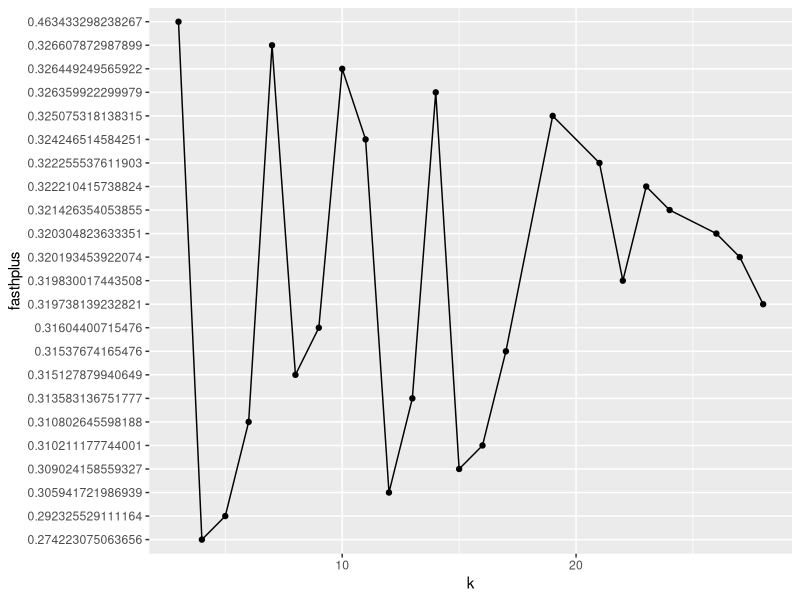
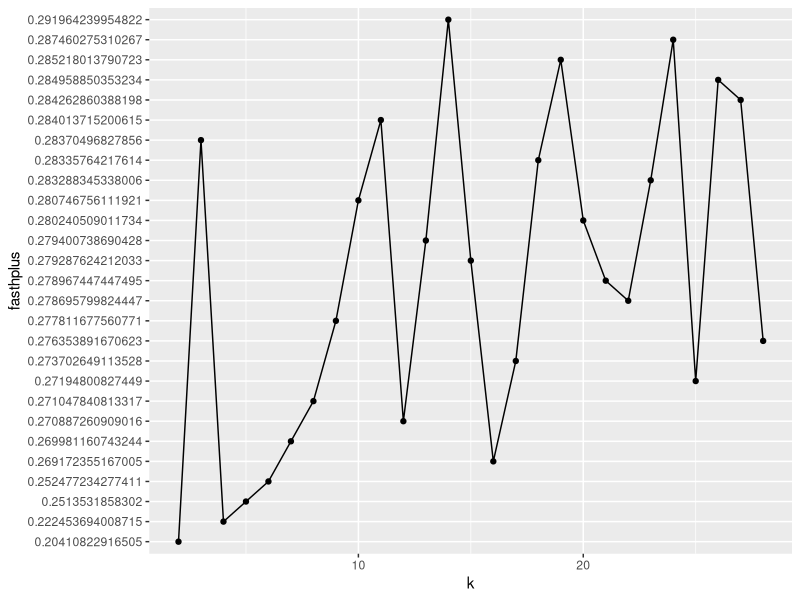
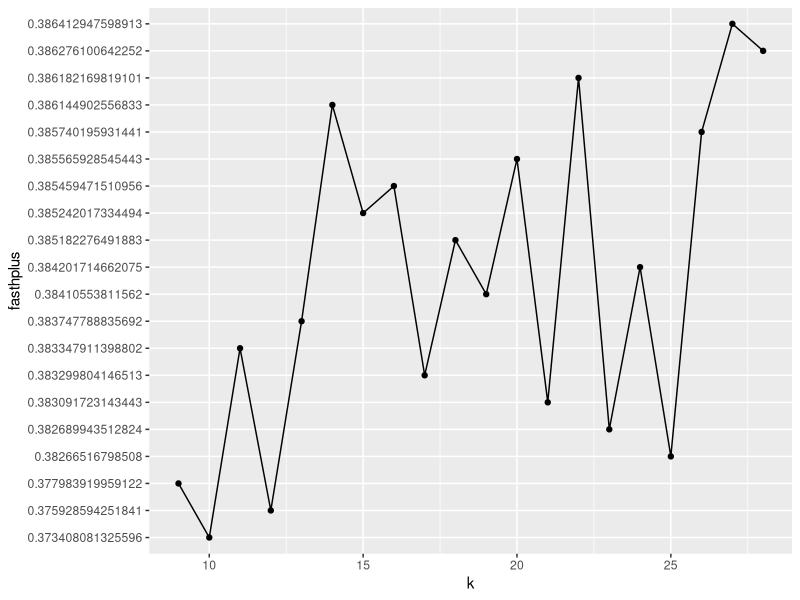
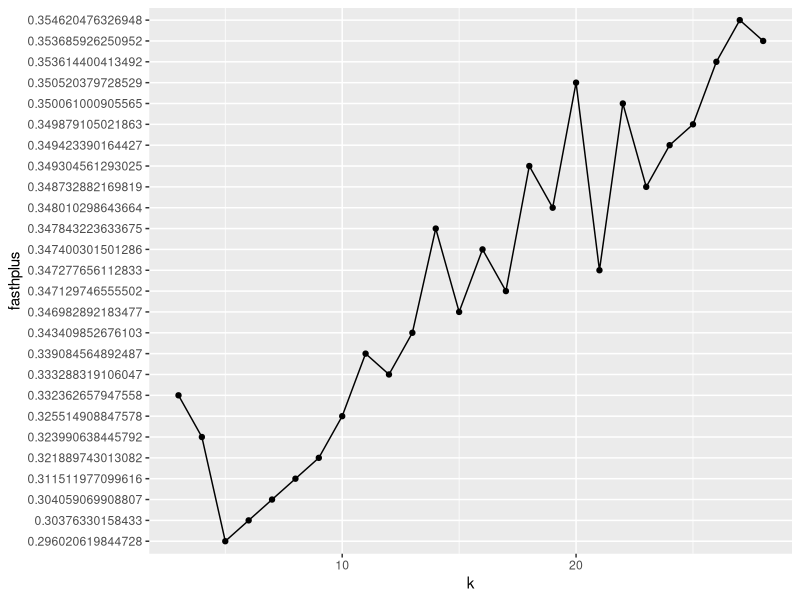

Recreate these plots in R, in order. (Note: this script raises an error after producing the figures.)
library(ggplot2)
library(dplyr)
library(here)

##locate and read in csv file
fhplus_data <- read.csv(
    here::here(
        "processed-data",
        "08_harmony_BayesSpace",
        "fasthplus_results.csv"
    ),
    sep = "\t",
    #data is tab delimited
)

head(fhplus_data)

#remove redundant lines
fhplus_data <- fhplus_data[fhplus_data$k != "k" , ]
#convert k to class integer so it's ordered in the plot
fhplus_data$k <- as.integer(fhplus_data$k)

type_list <- c('wholegenome', 'targeted')
spots_set_list <- c('grey_matter', 'all_spots')

##plot output directory
dir_plots <-
    here::here("plots", "08_harmony_BayesSpace", "fasthplus")
#dir.create(dir_plots)


##create line plots
for (t in type_list) {
    for (s in spots_set_list) {
        pdf(
            file = here::here(
                "plots",
                "08_harmony_BayesSpace",
                "fasthplus",
                paste0("fasthplus_results_",
                       t, "_", s,
                       ".pdf")
            ),
            width = 8
        )

        df_subset <- subset(fhplus_data, type == t & spots_set == s)
        df_subset <- na.omit(df_subset)  #some fasthplus values were NA
        plot <- ggplot(df_subset, aes(
            x = k,
            y = fasthplus,
            group = 1
        )) +
            geom_line() +
            geom_point()

        print(plot)
        dev.off()

    }
}

## Reproducibility information
print("Reproducibility information:")
Sys.time()
proc.time()
options(width = 120)
session_info()
